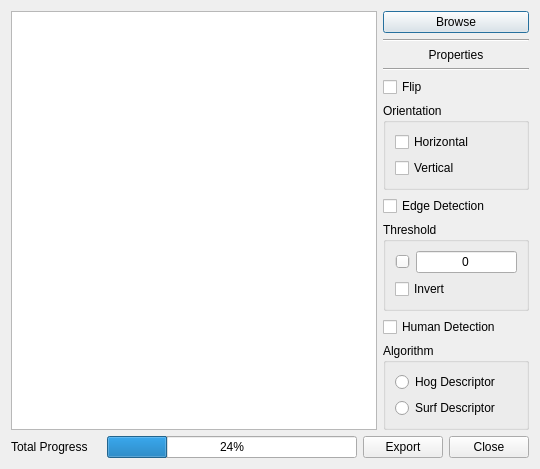
<?xml version="1.0" encoding="UTF-8"?>
<ui version="4.0">
 <class>Exports</class>
 <widget class="QDialog" name="Exports">
  <property name="geometry">
   <rect>
    <x>0</x>
    <y>0</y>
    <width>536</width>
    <height>430</height>
   </rect>
  </property>
  <property name="windowTitle">
   <string>Export Videos</string>
  </property>
  <layout class="QVBoxLayout" name="verticalLayout">
   <item>
    <layout class="QHBoxLayout" name="horizontalLayout" stretch="5,2">
     <item>
      <widget class="QListWidget" name="listVideos"/>
     </item>
     <item>
      <layout class="QVBoxLayout" name="verticalLayout_2">
       <item>
        <widget class="QPushButton" name="btnBrowse">
         <property name="text">
          <string>Browse</string>
         </property>
        </widget>
       </item>
       <item>
        <widget class="Line" name="line">
         <property name="orientation">
          <enum>Qt::Horizontal</enum>
         </property>
        </widget>
       </item>
       <item>
        <widget class="QLabel" name="label">
         <property name="text">
          <string>Properties</string>
         </property>
         <property name="alignment">
          <set>Qt::AlignCenter</set>
         </property>
        </widget>
       </item>
       <item>
        <widget class="Line" name="line_2">
         <property name="orientation">
          <enum>Qt::Horizontal</enum>
         </property>
        </widget>
       </item>
       <item>
        <widget class="QCheckBox" name="checkFlip">
         <property name="text">
          <string>Flip</string>
         </property>
        </widget>
       </item>
       <item>
        <widget class="QGroupBox" name="groupFlip">
         <property name="title">
          <string>Orientation</string>
         </property>
         <layout class="QVBoxLayout" name="verticalLayout_6">
          <item>
           <widget class="QCheckBox" name="checkFlipHor">
            <property name="text">
             <string>Horizontal</string>
            </property>
           </widget>
          </item>
          <item>
           <widget class="QCheckBox" name="checkFlipVer">
            <property name="text">
             <string>Vertical</string>
            </property>
           </widget>
          </item>
         </layout>
        </widget>
       </item>
       <item>
        <widget class="QCheckBox" name="checkEdge">
         <property name="text">
          <string>Edge Detection</string>
         </property>
        </widget>
       </item>
       <item>
        <widget class="QGroupBox" name="groupEdge">
         <property name="title">
          <string>Threshold</string>
         </property>
         <layout class="QVBoxLayout" name="verticalLayout_5">
          <item>
           <layout class="QHBoxLayout" name="horizontalLayout_5" stretch="1,0">
            <item>
             <widget class="QSlider" name="slideThresh">
              <property name="maximum">
               <number>100</number>
              </property>
              <property name="orientation">
               <enum>Qt::Horizontal</enum>
              </property>
             </widget>
            </item>
            <item>
             <widget class="QLineEdit" name="txtThresh">
              <property name="text">
               <string>0</string>
              </property>
              <property name="alignment">
               <set>Qt::AlignCenter</set>
              </property>
             </widget>
            </item>
           </layout>
          </item>
          <item>
           <widget class="QCheckBox" name="checkEdgeInvert">
            <property name="text">
             <string>Invert</string>
            </property>
           </widget>
          </item>
         </layout>
        </widget>
       </item>
       <item>
        <widget class="QCheckBox" name="checkHuman">
         <property name="text">
          <string>Human Detection</string>
         </property>
        </widget>
       </item>
       <item>
        <widget class="QGroupBox" name="groupHumanDetect">
         <property name="title">
          <string>Algorithm</string>
         </property>
         <layout class="QVBoxLayout" name="verticalLayout_4">
          <item>
           <widget class="QRadioButton" name="radioHog">
            <property name="text">
             <string>Hog Descriptor</string>
            </property>
           </widget>
          </item>
          <item>
           <widget class="QRadioButton" name="radioSurf">
            <property name="text">
             <string>Surf Descriptor</string>
            </property>
           </widget>
          </item>
         </layout>
        </widget>
       </item>
       <item>
        <spacer name="verticalSpacer">
         <property name="orientation">
          <enum>Qt::Vertical</enum>
         </property>
         <property name="sizeHint" stdset="0">
          <size>
           <width>20</width>
           <height>40</height>
          </size>
         </property>
        </spacer>
       </item>
      </layout>
     </item>
    </layout>
   </item>
   <item>
    <layout class="QHBoxLayout" name="horizontalLayout_2">
     <item>
      <layout class="QHBoxLayout" name="horizontalLayout_3">
       <item>
        <widget class="QLabel" name="lblTotalProgress">
         <property name="minimumSize">
          <size>
           <width>90</width>
           <height>0</height>
          </size>
         </property>
         <property name="baseSize">
          <size>
           <width>0</width>
           <height>0</height>
          </size>
         </property>
         <property name="text">
          <string>Total Progress</string>
         </property>
         <property name="scaledContents">
          <bool>false</bool>
         </property>
        </widget>
       </item>
       <item>
        <widget class="QProgressBar" name="progressBarTotal">
         <property name="minimumSize">
          <size>
           <width>250</width>
           <height>0</height>
          </size>
         </property>
         <property name="value">
          <number>24</number>
         </property>
        </widget>
       </item>
      </layout>
     </item>
     <item>
      <spacer name="horizontalSpacer">
       <property name="orientation">
        <enum>Qt::Horizontal</enum>
       </property>
       <property name="sizeHint" stdset="0">
        <size>
         <width>40</width>
         <height>20</height>
        </size>
       </property>
      </spacer>
     </item>
     <item>
      <widget class="QPushButton" name="btnExport">
       <property name="text">
        <string>Export</string>
       </property>
      </widget>
     </item>
     <item>
      <widget class="QPushButton" name="btnCancel">
       <property name="text">
        <string>Close</string>
       </property>
      </widget>
     </item>
    </layout>
   </item>
  </layout>
 </widget>
 <resources/>
 <connections/>
</ui>
